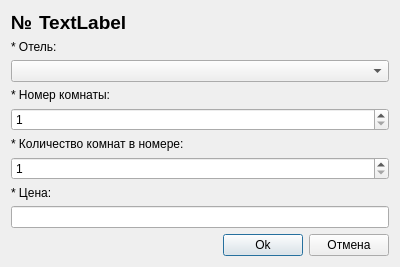
<?xml version="1.0" encoding="UTF-8"?>
<ui version="4.0">
 <class>NumberedStockEditDialog</class>
 <widget class="QDialog" name="NumberedStockEditDialog">
  <property name="geometry">
   <rect>
    <x>0</x>
    <y>0</y>
    <width>400</width>
    <height>256</height>
   </rect>
  </property>
  <property name="windowTitle">
   <string>Добавление/Изменение данных</string>
  </property>
  <layout class="QGridLayout" name="gridLayout">
   <item row="0" column="0">
    <layout class="QHBoxLayout" name="horizontalLayout_2">
     <item>
      <widget class="QLabel" name="label_0">
       <property name="font">
        <font>
         <pointsize>14</pointsize>
         <weight>75</weight>
         <bold>true</bold>
        </font>
       </property>
       <property name="text">
        <string>№</string>
       </property>
      </widget>
     </item>
     <item>
      <widget class="QLabel" name="label_1">
       <property name="font">
        <font>
         <pointsize>14</pointsize>
         <weight>75</weight>
         <bold>true</bold>
        </font>
       </property>
       <property name="text">
        <string>TextLabel</string>
       </property>
      </widget>
     </item>
     <item>
      <spacer name="horizontalSpacer">
       <property name="orientation">
        <enum>Qt::Horizontal</enum>
       </property>
       <property name="sizeHint" stdset="0">
        <size>
         <width>248</width>
         <height>20</height>
        </size>
       </property>
      </spacer>
     </item>
    </layout>
   </item>
   <item row="1" column="0">
    <layout class="QVBoxLayout" name="verticalLayout">
     <item>
      <widget class="QLabel" name="label_2">
       <property name="text">
        <string>* Отель:</string>
       </property>
      </widget>
     </item>
     <item>
      <widget class="QComboBox" name="cbField1"/>
     </item>
     <item>
      <widget class="QLabel" name="label_3">
       <property name="text">
        <string>* Номер комнаты:</string>
       </property>
      </widget>
     </item>
     <item>
      <widget class="QSpinBox" name="leField2">
       <property name="minimum">
        <number>1</number>
       </property>
       <property name="maximum">
        <number>999</number>
       </property>
      </widget>
     </item>
     <item>
      <widget class="QLabel" name="label">
       <property name="text">
        <string>* Количество комнат в номере:</string>
       </property>
      </widget>
     </item>
     <item>
      <widget class="QSpinBox" name="leField3">
       <property name="minimum">
        <number>1</number>
       </property>
      </widget>
     </item>
     <item>
      <widget class="QLabel" name="label_4">
       <property name="text">
        <string>* Цена:</string>
       </property>
      </widget>
     </item>
     <item>
      <widget class="QLineEdit" name="leField4"/>
     </item>
    </layout>
   </item>
   <item row="2" column="0">
    <layout class="QHBoxLayout" name="horizontalLayout">
     <item>
      <spacer name="horizontalSpacer_2">
       <property name="orientation">
        <enum>Qt::Horizontal</enum>
       </property>
       <property name="sizeHint" stdset="0">
        <size>
         <width>208</width>
         <height>20</height>
        </size>
       </property>
      </spacer>
     </item>
     <item>
      <widget class="QPushButton" name="pbOk">
       <property name="text">
        <string>Ok</string>
       </property>
      </widget>
     </item>
     <item>
      <widget class="QPushButton" name="pbCancel">
       <property name="text">
        <string>Отмена</string>
       </property>
      </widget>
     </item>
    </layout>
   </item>
  </layout>
 </widget>
 <resources/>
 <connections/>
</ui>
